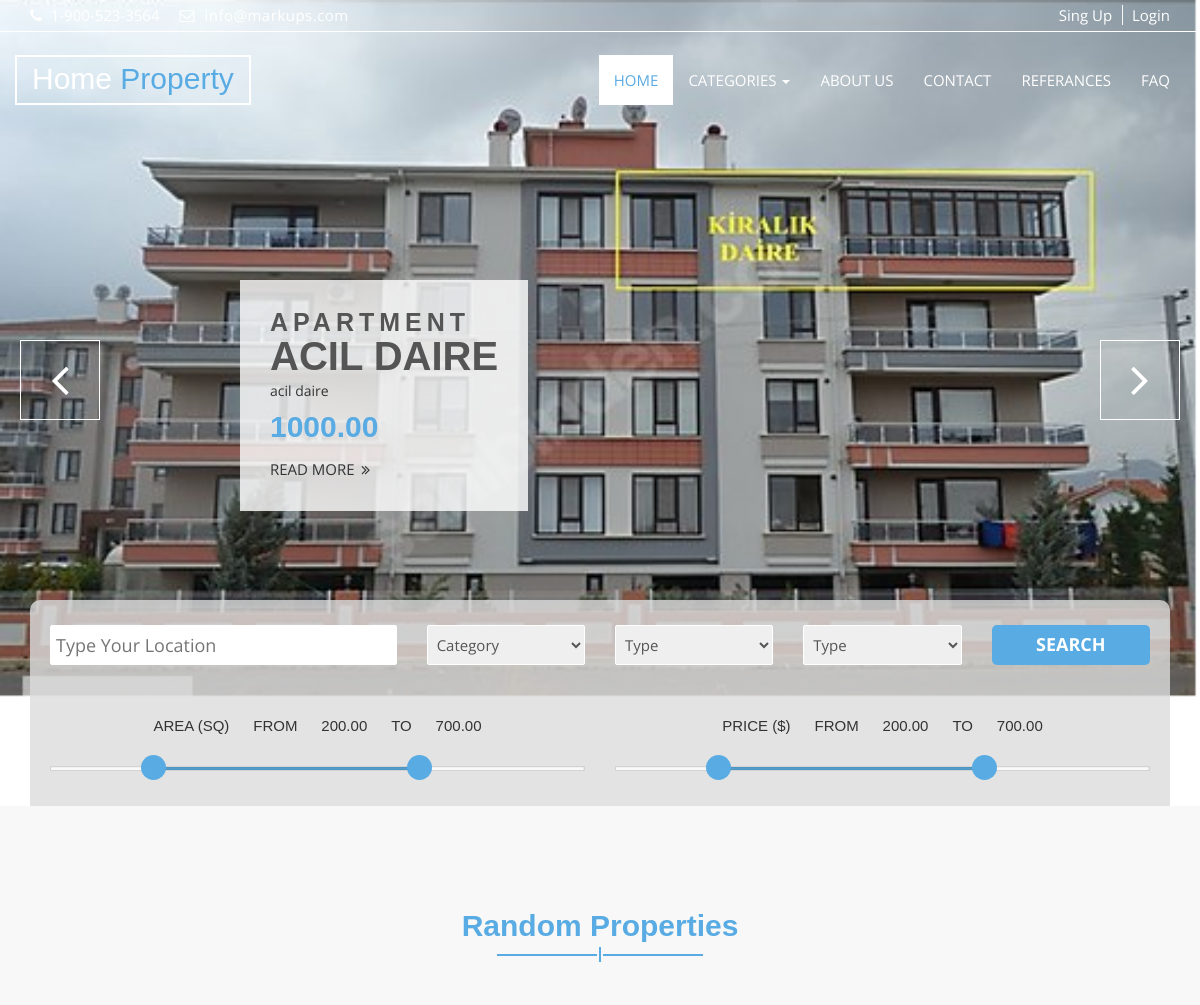
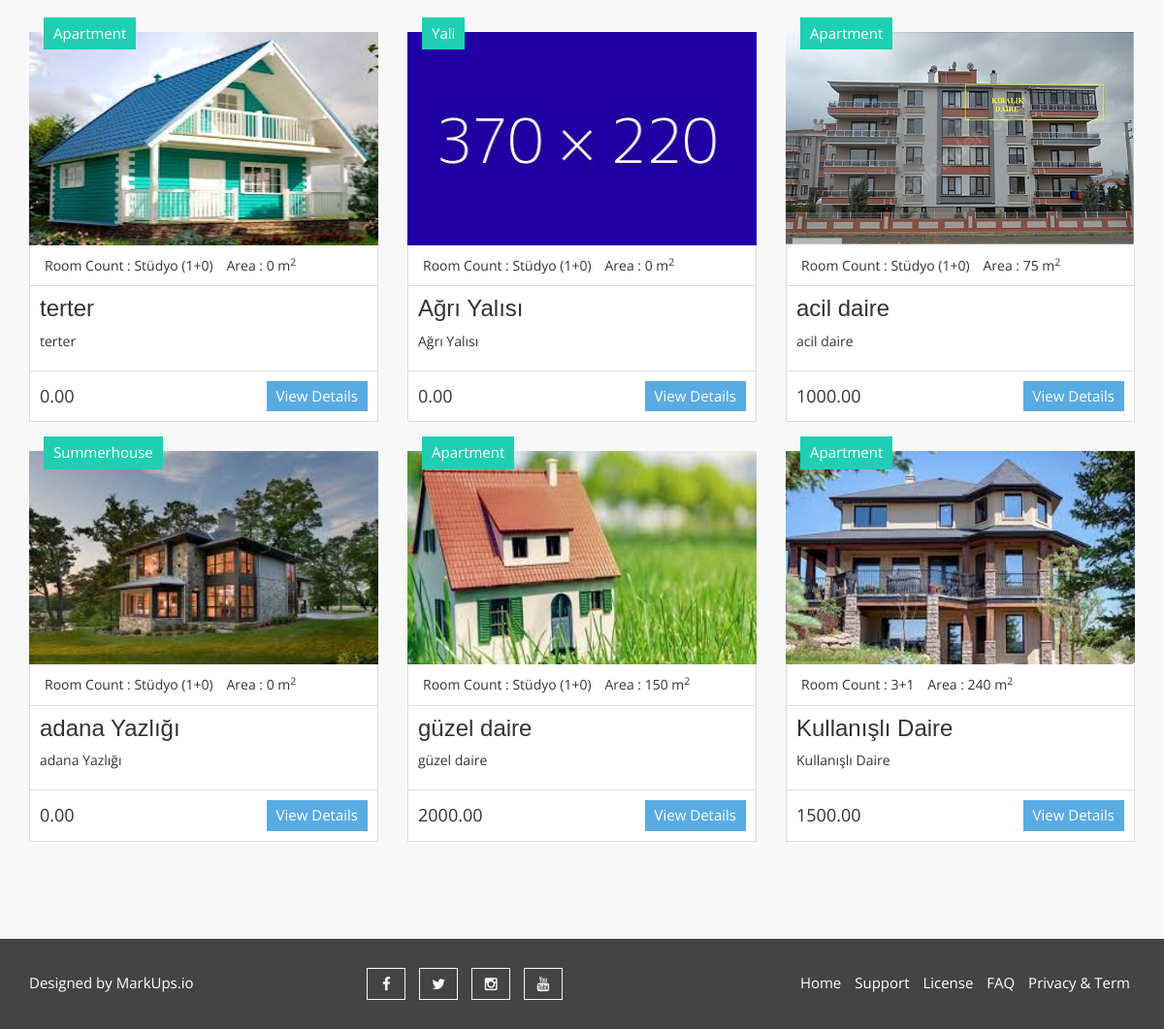
The page / on the database its author committed (2 pictures, top to bottom).
### emlak/models.py (models this page shows, shortened)
class Rentalad(models.Model):
    STATUS = (
        ('True', 'Evet'),
        ('False', 'Hayır'),
    )
    ROOMCOUNT = (
        ('Stüdyo (1+0)', 'Stüdyo (1+0)'),
        ('1+1', '1+1'),
        ('1,5+1', '1,5+1'),
        ('2+1', '2+1'),
        ('3+1', '3+1'),
        ('3+2', '3+2'),
        ('4+1', '4+1'),
        ('5+1', '5+1'),
    )
    category = models.ForeignKey(Category, on_delete=models.CASCADE, default='None')  # many to one relation with Category
    location = models.ForeignKey(Location, on_delete=models.CASCADE, default='None')  # many to one relation with Category
    title = models.CharField(max_length=150)
    keywords = models.CharField(max_length=255)
    description = models.TextField(max_length=255)
    image = models.ImageField(upload_to='images/', null=True)
    price = models.DecimalField(max_digits=12, decimal_places=2, default=0)
    age = models.IntegerField(default=0)
    area = models.IntegerField(default=0)
    balcony = models.CharField(max_length=10, choices=STATUS, default='None')
    furnished = models.CharField(max_length=10, choices=STATUS, default='None')
    roomcount = models.CharField(max_length=20, choices=ROOMCOUNT, default='None')
    detail = RichTextUploadingField()
    slug = models.SlugField(null=False, unique=True)
    status = models.CharField(max_length=10, choices=STATUS, default='False')
    create_at = models.DateTimeField(auto_now_add=True)
    update_at = models.DateTimeField(auto_now=True)
    user = models.ForeignKey(User, on_delete=models.CASCADE)

class Category(MPTTModel):
    STATUS = (
        ('True', 'Evet'),
        ('False', 'Hayır'),
    )
    title = models.CharField(max_length=50)
    keywords = models.CharField(max_length=255)
    description = models.TextField(max_length=255)
    image = models.ImageField(blank=True, upload_to='images/')
    status = models.CharField(max_length=10, choices=STATUS)
    slug = models.SlugField(null=False, unique=True)
    parent = TreeForeignKey('self', blank=True, null=True, related_name='children', on_delete=models.CASCADE) #kendi kendine refere eder, boş kabul edilir,silme işleminde silenini tüm alt bağlarıyla beraber siler.  create_at = models.DateTimeField(auto_now_add=True)
    update_at = models.DateTimeField(auto_now=True)
    class MPTTMeta:
        order_insertion_by = ['title']
    def __str__(self):  # __str__ method elaborated later in
        full_path = [self.title]  # post.  use __unicode__ in place of
        k = self.parent
        while k is not None:
            full_path.append(k.title)
            k = k.parent
        return ' / '.join(full_path[::-1])

### home/views.py (the view)
# urls.py: path('', views.index, name='index'),
def index(request):
    setting = Setting.objects.get(pk=1)
    rentalad_slider = Rentalad.objects.filter(status=True).order_by('-id')[:4]  # last 4 products
    category = Category.objects.filter(status=True).all()
    rentalads_picked = Rentalad.objects.all().order_by('?')[:6]  # Random selected 4 products
    context = {'setting': setting,
               'sliderdata': rentalad_slider,
               'rentalads_picked': rentalads_picked,
               'category': category}
    return render(request, "index.html", context)
    """aşağıdaki kısım direk bir içerik döndürmek için yukarıdaki kısım ise
     bir html view döndürmek için """

### home/templates/index.html (shortened to what this page needs)
{% extends 'homebase.html' %}
{% block slider %} {% include 'slider.html' %} {% endblock %}
{% block body %} {% include 'content.html' %}  {% endblock %}

### home/templates/slider.html
{% load static %}
  <section id="aa-slider">
    <div class="aa-slider-area">
      <div class="aa-top-slider">
          {% for slide in sliderdata %}
           <div class="aa-top-slider-single">
          <img width="1920" height="1080" src="{{ slide.image.url }}" alt="img">
          <div class="aa-top-slider-content">
            <span class="aa-top-slider-catg">{{ slide.category }}</span>
            <h2 class="aa-top-slider-title">{{ slide.title }}</h2>
            <p class="aa-top-slider-location">{{ slide.description }}</p>
            <p class="aa-top-slider-price">{{ slide.price }} </p>
            <a href="/rentalad/{{ slide.id }}/{{ slide.slug }}" class="aa-top-slider-btn">Read More <span class="fa fa-angle-double-right"></span></a>
          </div>
        </div>
          {% endfor %}
      </div>
    </div>
  </section>

### home/templates/content.html (shortened to what this page needs)
{% load static %}
  <section id="aa-advance-search">
    <div class="container">
      <div class="aa-advance-search-area">
        <div class="form">
         <div class="aa-advance-search-top">
            <div class="row">
              <div class="col-md-4">
                <div class="aa-single-advance-search">
                  <input type="text" placeholder="Type Your Location">
                </div>
              </div>
              <div class="col-md-2">
                <div class="aa-single-advance-search">
                  <select>
                   <option value="0" selected>Category</option>
                  </select>
                </div>
              </div>
              <div class="col-md-2">
                 <div class="aa-single-advance-search">
                  <select>
                    <option value="0" selected>Type</option>
                  </select>
              </div>
              </div>
              <div class="col-md-2">
                 <div class="aa-single-advance-search">
                  <select>
                    <option value="0" selected>Type</option>
                  </select>
              </div>
              </div>
              <div class="col-md-2">
                <div class="aa-single-advance-search">
                  <input class="aa-search-btn" type="submit" value="Search">
                </div>
              </div>
            </div>
          </div>
         <div class="aa-advance-search-bottom">
           <div class="row">
            <div class="col-md-6">
              <div class="aa-single-filter-search">
                <span>AREA (SQ)</span>
                <span>FROM</span>
                <span id="skip-value-lower" class="example-val">30.00</span>
                <span>TO</span>
                <span id="skip-value-upper" class="example-val">100.00</span>
                <div id="aa-sqrfeet-range" class="noUi-target noUi-ltr noUi-horizontal noUi-background">
                </div>
              </div>
            </div>
            <div class="col-md-6">
              <div class="aa-single-filter-search">
                <span>PRICE ($)</span>
                <span>FROM</span>
                <span id="skip-value-lower2" class="example-val">30.00</span>
                <span>TO</span>
                <span id="skip-value-upper2" class="example-val">100.00</span>
                <div id="aa-price-range" class="noUi-target noUi-ltr noUi-horizontal noUi-background">
                </div>
              </div>
            </div>
          </div>
         </div>
        </div>
      </div>
    </div>
  </section>
  <section id="aa-latest-property">
    <div class="container">
      <div class="aa-latest-property-area">
        <div class="aa-title">
          <h2>Random Properties</h2>
          <span></span>
        </div>
        <div class="aa-latest-properties-content">
          <div class="row">
              {% for rentalad in rentalads_picked %}
            <div class="col-md-4">
              <article class="aa-properties-item">
                    <a class="aa-properties-item-img" href="/rentalad/{{ rentalad.id }}/{{ rentalad.slug }}">
                      <img alt="img" src="{{ rentalad.image.url }}" width="370" height="220">
                    </a>
                    <div class="aa-tag for-rent">
                      {{ rentalad.category.title }}
                    </div>
                    <div class="aa-properties-item-content">
                      <div class="aa-properties-info">
                        <span>Room Count : {{ rentalad.roomcount }}</span>
                        <span>Area : {{ rentalad.area }} m<sup>2</sup></span>
                      </div>
                      <div class="aa-properties-about">
                        <h3><a href="/rentalad/{{ rentalad.id }}/{{ rentalad.slug }}">{{ rentalad.title }}</a></h3>
                        <p>{{ rentalad.description }}</p>
                      </div>
                      <div class="aa-properties-detial">
                        <span class="aa-price">
                          {{ rentalad.price }}
                        </span>
                        <a class="aa-secondary-btn" href="/rentalad/{{ rentalad.id }}/{{ rentalad.slug }}">View Details</a>
                      </div>
                    </div>
                  </article>
            </div>
              {% endfor %}
          </div>
        </div>
      </div>
    </div>
  </section>

### home/static/css/nouislider.css (style rules this page uses)
.noUi-target, .noUi-target * { -webkit-touch-callout: none; -webkit-user-select: none; -ms-touch-action: none; touch-action: none; -ms-user-select: none; -moz-user-select: none; user-select: none; -moz-box-sizing: border-box; box-sizing: border-box; }
.noUi-target { position: relative; direction: ltr; }
.noUi-horizontal { height: 5px; }
.noUi-background { background: #FAFAFA; box-shadow: inset 0 1px 1px #f0f0f0; }
.noUi-target { border-radius: 0px; border: 1px solid #D3D3D3; box-shadow: inset 0 1px 1px #F0F0F0, 0 3px 6px -5px #BBB; margin-top: 30px; margin-bottom: 10px; }

### home/static/css/theme-color/default-theme.css (style rules this page uses)
h2 { color: #59abe3; }
.aa-secondary-btn { background-color: #59abe3; }
#aa-slider .aa-slider-area .aa-top-slider .aa-top-slider-price { color: #59abe3; }
#aa-advance-search .aa-advance-search-area .aa-advance-search-top .aa-single-advance-search .aa-search-btn { background-color: #59abe3; }
.aa-title span { background-color: #59abe3; }
.aa-title span:before { background-color: #59abe3; }
.aa-title span:after { background-color: #59abe3; }

### rows shown on the page
Rentalad: image (picture), category "APARTMENT", title "ACIL DAIRE", description "acil daire", price "1000.00", category "Apartment", roomcount "Stüdyo (1+0)", area "75", title "acil daire"
Rentalad: image (picture), category "Apartment", roomcount "Stüdyo (1+0)", area "0", title "terter", description "terter", price "0.00"
Rentalad: image (picture), category "Yali", roomcount "Stüdyo (1+0)", area "0", title "Ağrı Yalısı", description "Ağrı Yalısı", price "0.00"
Rentalad: image (picture), category "Summerhouse", roomcount "Stüdyo (1+0)", area "0", title "adana Yazlığı", description "adana Yazlığı", price "0.00"
Rentalad: image (picture), category "Apartment", roomcount "Stüdyo (1+0)", area "150", title "güzel daire", description "güzel daire", price "2000.00"
Rentalad: image (picture), category "Apartment", roomcount "3+1", area "240", title "Kullanışlı Daire", description "Kullanışlı Daire", price "1500.00"
